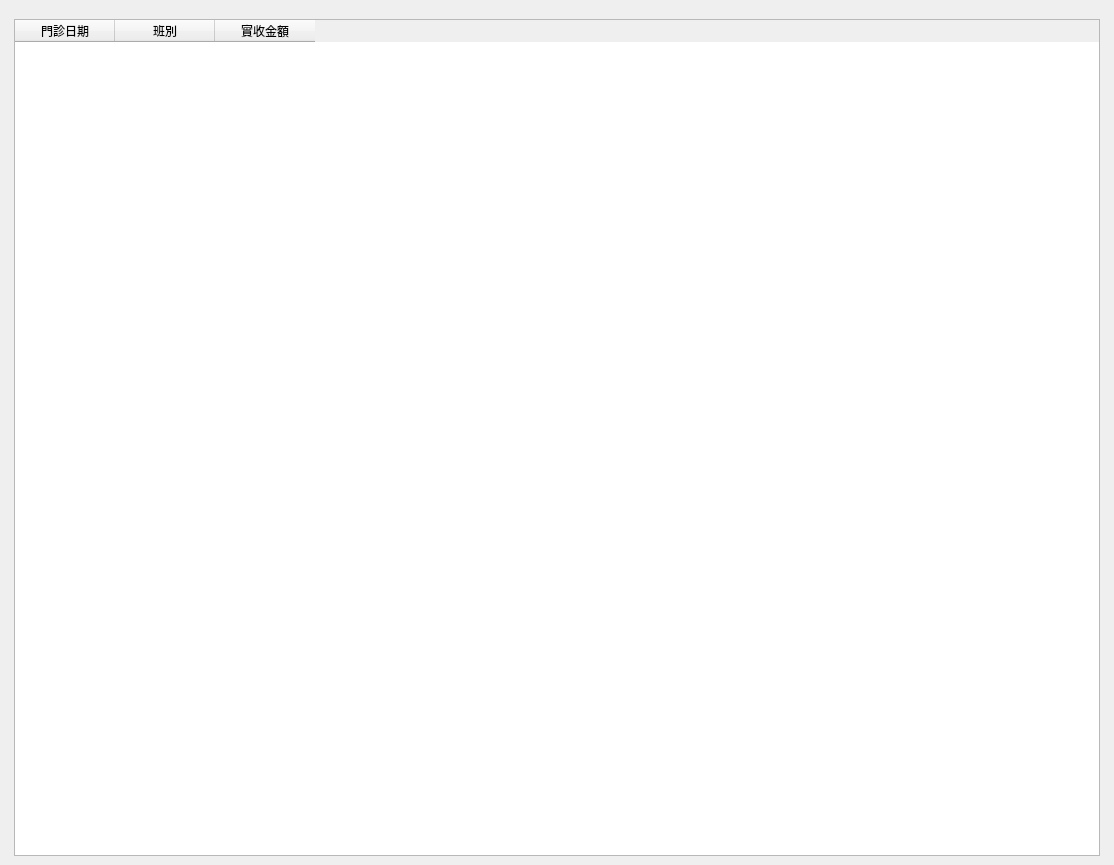
<?xml version="1.0" encoding="UTF-8"?>
<ui version="4.0">
 <class>WindowStatisticsMassagePayment</class>
 <widget class="QMainWindow" name="WindowStatisticsMassagePayment">
  <property name="geometry">
   <rect>
    <x>0</x>
    <y>0</y>
    <width>1114</width>
    <height>865</height>
   </rect>
  </property>
  <property name="windowTitle">
   <string>養生館付款統計</string>
  </property>
  <widget class="QWidget" name="centralwidget">
   <layout class="QHBoxLayout" name="horizontalLayout">
    <item>
     <layout class="QVBoxLayout" name="verticalLayout">
      <property name="leftMargin">
       <number>5</number>
      </property>
      <property name="topMargin">
       <number>10</number>
      </property>
      <property name="rightMargin">
       <number>5</number>
      </property>
      <item>
       <layout class="QVBoxLayout" name="verticalLayout_5">
        <item>
         <layout class="QHBoxLayout" name="horizontalLayout_2">
          <item>
           <widget class="QTableWidget" name="tableWidget_massage_payment">
            <property name="editTriggers">
             <set>QAbstractItemView::NoEditTriggers</set>
            </property>
            <property name="alternatingRowColors">
             <bool>true</bool>
            </property>
            <property name="selectionMode">
             <enum>QAbstractItemView::SingleSelection</enum>
            </property>
            <property name="selectionBehavior">
             <enum>QAbstractItemView::SelectRows</enum>
            </property>
            <column>
             <property name="text">
              <string>門診日期</string>
             </property>
            </column>
            <column>
             <property name="text">
              <string>班別</string>
             </property>
            </column>
            <column>
             <property name="text">
              <string>實收金額</string>
             </property>
            </column>
           </widget>
          </item>
          <item>
           <layout class="QVBoxLayout" name="verticalLayout_chart"/>
          </item>
         </layout>
        </item>
       </layout>
      </item>
     </layout>
    </item>
   </layout>
  </widget>
  <widget class="QMenuBar" name="menubar">
   <property name="geometry">
    <rect>
     <x>0</x>
     <y>0</y>
     <width>1114</width>
     <height>25</height>
    </rect>
   </property>
  </widget>
  <action name="action_export_excel">
   <property name="icon">
    <iconset>
     <normaloff>../icons/document-export.svg</normaloff>../icons/document-export.svg</iconset>
   </property>
   <property name="text">
    <string>匯出Excel</string>
   </property>
  </action>
 </widget>
 <resources/>
 <connections/>
</ui>
